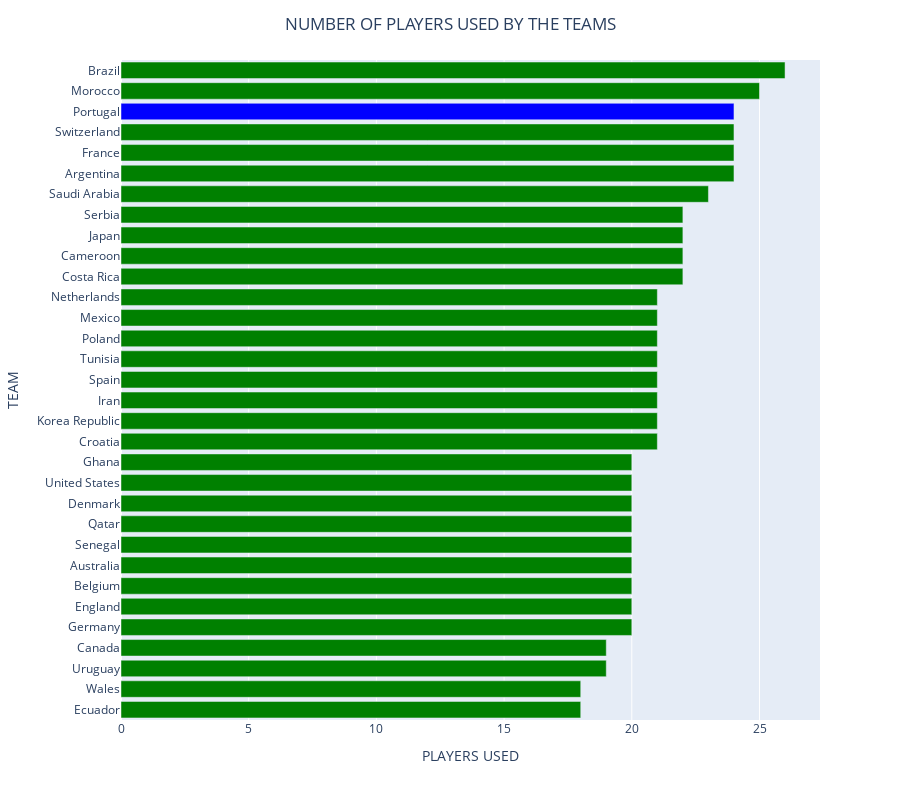

Notebook code cell kept with this figure:
### Markdown cell above
There are no missing values in the dataset.

### Code cell
fig = px.bar(team_data.sort_values('players_used', ascending=True), y= 'team', x= 'players_used', width = 900,
    height = 800)

colors = ['green'] * len(team_data)

colors[29] = 'blue';

fig.update_traces(marker_color = colors)

fig.update_layout(
    title = 'NUMBER OF PLAYERS USED BY THE TEAMS',
    title_x = 0.5,
    xaxis_title = 'PLAYERS USED',
    yaxis_title = 'TEAM'
)


fig.show()

### Figure 1 — Plotly figure (JSON) as saved in the notebook; plotly's stock layout.template omitted (floating-point values rounded to 4 significant figures)
{"data": [{"hovertemplate": "players_used=%{x}<br>team=%{y}<extra></extra>", "legendgroup": "", "marker": {"color": ["green", "green", "green", "green", "green", "green", "green", "green", "green", "green", "green", "green", "green", "green", "green", "green", "green", "green", "green", "green", "green", "green", "green", "green", "green", "green", "green", "green", "green", "blue", "green", "green"], "pattern": {"shape": ""}}, "name": "", "orientation": "h", "showlegend": false, "textposition": "auto", "type": "bar", "x": [18, 18, 19, 19, 20, 20, 20, 20, 20, 20, 20, 20, 20, 21, 21, 21, 21, 21, 21, 21, 21, 22, 22, 22, 22, 23, 24, 24, 24, 24, 25, 26], "xaxis": "x", "y": ["Ecuador", "Wales", "Uruguay", "Canada", "Germany", "England", "Belgium", "Australia", "Senegal", "Qatar", "Denmark", "United States", "Ghana", "Croatia", "Korea Republic", "Iran", "Spain", "Tunisia", "Poland", "Mexico", "Netherlands", "Costa Rica", "Cameroon", "Japan", "Serbia", "Saudi Arabia", "Argentina", "France", "Switzerland", "Portugal", "Morocco", "Brazil"], "yaxis": "y"}], "layout": {"barmode": "relative", "height": 800, "legend": {"tracegroupgap": 0}, "margin": {"t": 60}, "title": {"text": "NUMBER OF PLAYERS USED BY THE TEAMS", "x": 0.5}, "width": 900, "xaxis": {"anchor": "y", "domain": [0, 1], "title": {"text": "PLAYERS USED"}}, "yaxis": {"anchor": "x", "domain": [0, 1], "title": {"text": "TEAM"}}}}
